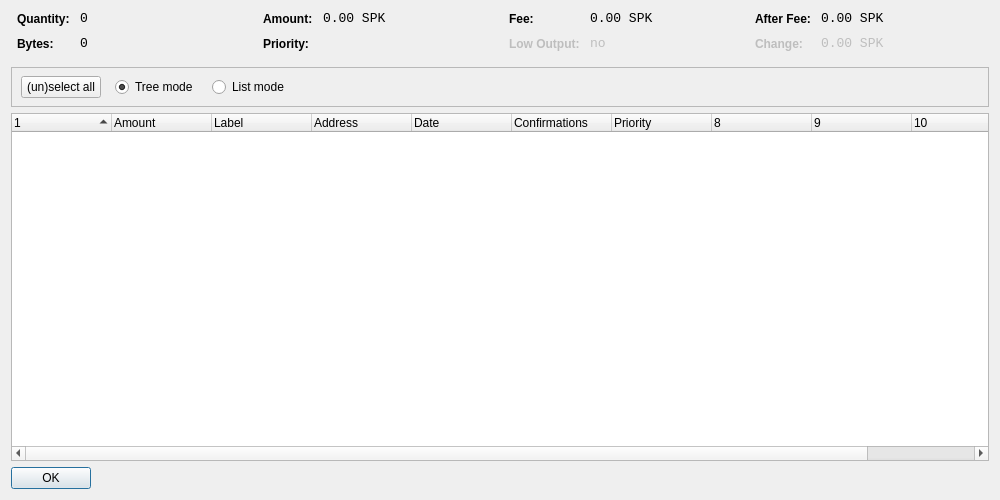
<?xml version="1.0" encoding="UTF-8"?>
<ui version="4.0">
 <class>CoinControlDialog</class>
 <widget class="QDialog" name="CoinControlDialog">
  <property name="geometry">
   <rect>
    <x>0</x>
    <y>0</y>
    <width>1000</width>
    <height>500</height>
   </rect>
  </property>
  <property name="windowTitle">
   <string>Coin Control</string>
  </property>
  <layout class="QVBoxLayout" name="verticalLayout">
   <item>
    <layout class="QHBoxLayout" name="horizontalLayoutTop" stretch="0,0,0,0">
     <property name="topMargin">
      <number>0</number>
     </property>
     <property name="bottomMargin">
      <number>10</number>
     </property>
     <item>
      <layout class="QFormLayout" name="formLayoutCoinControl1">
       <property name="horizontalSpacing">
        <number>10</number>
       </property>
       <property name="verticalSpacing">
        <number>10</number>
       </property>
       <property name="leftMargin">
        <number>6</number>
       </property>
       <property name="rightMargin">
        <number>6</number>
       </property>
       <item row="0" column="0">
        <widget class="QLabel" name="labelCoinControlQuantityText">
         <property name="styleSheet">
          <string notr="true">font-weight:bold;</string>
         </property>
         <property name="text">
          <string>Quantity:</string>
         </property>
        </widget>
       </item>
       <item row="0" column="1">
        <widget class="QLabel" name="labelCoinControlQuantity">
         <property name="font">
          <font>
           <family>Monospace</family>
           <pointsize>10</pointsize>
          </font>
         </property>
         <property name="cursor">
          <cursorShape>IBeamCursor</cursorShape>
         </property>
         <property name="contextMenuPolicy">
          <enum>Qt::ActionsContextMenu</enum>
         </property>
         <property name="text">
          <string notr="true">0</string>
         </property>
         <property name="textInteractionFlags">
          <set>Qt::LinksAccessibleByMouse|Qt::TextSelectableByKeyboard|Qt::TextSelectableByMouse</set>
         </property>
        </widget>
       </item>
       <item row="1" column="0">
        <widget class="QLabel" name="labelCoinControlBytesText">
         <property name="styleSheet">
          <string notr="true">font-weight:bold;</string>
         </property>
         <property name="text">
          <string>Bytes:</string>
         </property>
        </widget>
       </item>
       <item row="1" column="1">
        <widget class="QLabel" name="labelCoinControlBytes">
         <property name="font">
          <font>
           <family>Monospace</family>
           <pointsize>10</pointsize>
          </font>
         </property>
         <property name="cursor">
          <cursorShape>IBeamCursor</cursorShape>
         </property>
         <property name="contextMenuPolicy">
          <enum>Qt::ActionsContextMenu</enum>
         </property>
         <property name="text">
          <string notr="true">0</string>
         </property>
         <property name="textInteractionFlags">
          <set>Qt::LinksAccessibleByMouse|Qt::TextSelectableByKeyboard|Qt::TextSelectableByMouse</set>
         </property>
        </widget>
       </item>
      </layout>
     </item>
     <item>
      <layout class="QFormLayout" name="formLayoutCoinControl2">
       <property name="horizontalSpacing">
        <number>10</number>
       </property>
       <property name="verticalSpacing">
        <number>10</number>
       </property>
       <property name="leftMargin">
        <number>6</number>
       </property>
       <property name="rightMargin">
        <number>6</number>
       </property>
       <item row="0" column="0">
        <widget class="QLabel" name="labelCoinControlAmountText">
         <property name="styleSheet">
          <string notr="true">font-weight:bold;</string>
         </property>
         <property name="text">
          <string>Amount:</string>
         </property>
        </widget>
       </item>
       <item row="0" column="1">
        <widget class="QLabel" name="labelCoinControlAmount">
         <property name="font">
          <font>
           <family>Monospace</family>
           <pointsize>10</pointsize>
          </font>
         </property>
         <property name="cursor">
          <cursorShape>IBeamCursor</cursorShape>
         </property>
         <property name="contextMenuPolicy">
          <enum>Qt::ActionsContextMenu</enum>
         </property>
         <property name="text">
          <string notr="true">0.00 SPK</string>
         </property>
         <property name="textInteractionFlags">
          <set>Qt::LinksAccessibleByMouse|Qt::TextSelectableByKeyboard|Qt::TextSelectableByMouse</set>
         </property>
        </widget>
       </item>
       <item row="1" column="0">
        <widget class="QLabel" name="labelCoinControlPriorityText">
         <property name="styleSheet">
          <string notr="true">font-weight:bold;</string>
         </property>
         <property name="text">
          <string>Priority:</string>
         </property>
        </widget>
       </item>
       <item row="1" column="1">
        <widget class="QLabel" name="labelCoinControlPriority">
         <property name="font">
          <font>
           <family>Monospace</family>
           <pointsize>10</pointsize>
          </font>
         </property>
         <property name="cursor">
          <cursorShape>IBeamCursor</cursorShape>
         </property>
         <property name="contextMenuPolicy">
          <enum>Qt::ActionsContextMenu</enum>
         </property>
         <property name="text">
          <string/>
         </property>
         <property name="textInteractionFlags">
          <set>Qt::LinksAccessibleByMouse|Qt::TextSelectableByKeyboard|Qt::TextSelectableByMouse</set>
         </property>
        </widget>
       </item>
      </layout>
     </item>
     <item>
      <layout class="QFormLayout" name="formLayoutCoinControl3">
       <property name="horizontalSpacing">
        <number>10</number>
       </property>
       <property name="verticalSpacing">
        <number>10</number>
       </property>
       <property name="leftMargin">
        <number>6</number>
       </property>
       <property name="rightMargin">
        <number>6</number>
       </property>
       <item row="0" column="0">
        <widget class="QLabel" name="labelCoinControlFeeText">
         <property name="styleSheet">
          <string notr="true">font-weight:bold;</string>
         </property>
         <property name="text">
          <string>Fee:</string>
         </property>
        </widget>
       </item>
       <item row="0" column="1">
        <widget class="QLabel" name="labelCoinControlFee">
         <property name="font">
          <font>
           <family>Monospace</family>
           <pointsize>10</pointsize>
          </font>
         </property>
         <property name="cursor">
          <cursorShape>IBeamCursor</cursorShape>
         </property>
         <property name="contextMenuPolicy">
          <enum>Qt::ActionsContextMenu</enum>
         </property>
         <property name="text">
          <string notr="true">0.00 SPK</string>
         </property>
         <property name="textInteractionFlags">
          <set>Qt::LinksAccessibleByMouse|Qt::TextSelectableByKeyboard|Qt::TextSelectableByMouse</set>
         </property>
        </widget>
       </item>
       <item row="1" column="0">
        <widget class="QLabel" name="labelCoinControlLowOutputText">
         <property name="enabled">
          <bool>false</bool>
         </property>
         <property name="styleSheet">
          <string notr="true">font-weight:bold;</string>
         </property>
         <property name="text">
          <string>Low Output:</string>
         </property>
        </widget>
       </item>
       <item row="1" column="1">
        <widget class="QLabel" name="labelCoinControlLowOutput">
         <property name="enabled">
          <bool>false</bool>
         </property>
         <property name="font">
          <font>
           <family>Monospace</family>
           <pointsize>10</pointsize>
          </font>
         </property>
         <property name="cursor">
          <cursorShape>IBeamCursor</cursorShape>
         </property>
         <property name="contextMenuPolicy">
          <enum>Qt::ActionsContextMenu</enum>
         </property>
         <property name="text">
          <string notr="true">no</string>
         </property>
         <property name="textInteractionFlags">
          <set>Qt::LinksAccessibleByMouse|Qt::TextSelectableByKeyboard|Qt::TextSelectableByMouse</set>
         </property>
        </widget>
       </item>
      </layout>
     </item>
     <item>
      <layout class="QFormLayout" name="formLayoutCoinControl4">
       <property name="horizontalSpacing">
        <number>10</number>
       </property>
       <property name="verticalSpacing">
        <number>10</number>
       </property>
       <property name="leftMargin">
        <number>6</number>
       </property>
       <property name="rightMargin">
        <number>6</number>
       </property>
       <item row="0" column="0">
        <widget class="QLabel" name="labelCoinControlAfterFeeText">
         <property name="styleSheet">
          <string notr="true">font-weight:bold;</string>
         </property>
         <property name="text">
          <string>After Fee:</string>
         </property>
        </widget>
       </item>
       <item row="0" column="1">
        <widget class="QLabel" name="labelCoinControlAfterFee">
         <property name="font">
          <font>
           <family>Monospace</family>
           <pointsize>10</pointsize>
          </font>
         </property>
         <property name="cursor">
          <cursorShape>IBeamCursor</cursorShape>
         </property>
         <property name="contextMenuPolicy">
          <enum>Qt::ActionsContextMenu</enum>
         </property>
         <property name="text">
          <string notr="true">0.00 SPK</string>
         </property>
         <property name="textInteractionFlags">
          <set>Qt::LinksAccessibleByMouse|Qt::TextSelectableByKeyboard|Qt::TextSelectableByMouse</set>
         </property>
        </widget>
       </item>
       <item row="1" column="0">
        <widget class="QLabel" name="labelCoinControlChangeText">
         <property name="enabled">
          <bool>false</bool>
         </property>
         <property name="styleSheet">
          <string notr="true">font-weight:bold;</string>
         </property>
         <property name="text">
          <string>Change:</string>
         </property>
        </widget>
       </item>
       <item row="1" column="1">
        <widget class="QLabel" name="labelCoinControlChange">
         <property name="enabled">
          <bool>false</bool>
         </property>
         <property name="font">
          <font>
           <family>Monospace</family>
           <pointsize>10</pointsize>
          </font>
         </property>
         <property name="cursor">
          <cursorShape>IBeamCursor</cursorShape>
         </property>
         <property name="contextMenuPolicy">
          <enum>Qt::ActionsContextMenu</enum>
         </property>
         <property name="text">
          <string notr="true">0.00 SPK</string>
         </property>
         <property name="textInteractionFlags">
          <set>Qt::LinksAccessibleByMouse|Qt::TextSelectableByKeyboard|Qt::TextSelectableByMouse</set>
         </property>
        </widget>
       </item>
      </layout>
     </item>
    </layout>
   </item>
   <item>
    <widget class="QFrame" name="frame">
     <property name="minimumSize">
      <size>
       <width>0</width>
       <height>40</height>
      </size>
     </property>
     <property name="frameShape">
      <enum>QFrame::StyledPanel</enum>
     </property>
     <property name="frameShadow">
      <enum>QFrame::Sunken</enum>
     </property>
     <widget class="QWidget" name="horizontalLayoutWidget">
      <property name="geometry">
       <rect>
        <x>10</x>
        <y>0</y>
        <width>781</width>
        <height>41</height>
       </rect>
      </property>
      <layout class="QHBoxLayout" name="horizontalLayoutPanel" stretch="0,0,0,0,0">
       <property name="spacing">
        <number>14</number>
       </property>
       <item>
        <widget class="QPushButton" name="pushButtonSelectAll">
         <property name="sizePolicy">
          <sizepolicy hsizetype="Maximum" vsizetype="Fixed">
           <horstretch>0</horstretch>
           <verstretch>0</verstretch>
          </sizepolicy>
         </property>
         <property name="text">
          <string>(un)select all</string>
         </property>
        </widget>
       </item>
       <item>
        <widget class="QRadioButton" name="radioTreeMode">
         <property name="sizePolicy">
          <sizepolicy hsizetype="Maximum" vsizetype="Fixed">
           <horstretch>0</horstretch>
           <verstretch>0</verstretch>
          </sizepolicy>
         </property>
         <property name="text">
          <string>Tree mode</string>
         </property>
         <property name="checked">
          <bool>true</bool>
         </property>
        </widget>
       </item>
       <item>
        <widget class="QRadioButton" name="radioListMode">
         <property name="sizePolicy">
          <sizepolicy hsizetype="Maximum" vsizetype="Fixed">
           <horstretch>0</horstretch>
           <verstretch>0</verstretch>
          </sizepolicy>
         </property>
         <property name="text">
          <string>List mode</string>
         </property>
        </widget>
       </item>
       <item>
        <spacer name="horizontalSpacer">
         <property name="orientation">
          <enum>Qt::Horizontal</enum>
         </property>
         <property name="sizeHint" stdset="0">
          <size>
           <width>40</width>
           <height>20</height>
          </size>
         </property>
        </spacer>
       </item>
      </layout>
     </widget>
    </widget>
   </item>
   <item>
    <widget class="CoinControlTreeWidget" name="treeWidget">
     <property name="contextMenuPolicy">
      <enum>Qt::CustomContextMenu</enum>
     </property>
     <property name="sortingEnabled">
      <bool>false</bool>
     </property>
     <property name="columnCount">
      <number>11</number>
     </property>
     <attribute name="headerShowSortIndicator" stdset="0">
      <bool>true</bool>
     </attribute>
     <attribute name="headerStretchLastSection">
      <bool>false</bool>
     </attribute>
     <column>
      <property name="text">
       <string/>
      </property>
     </column>
     <column>
      <property name="text">
       <string>Amount</string>
      </property>
     </column>
     <column>
      <property name="text">
       <string>Label</string>
      </property>
     </column>
     <column>
      <property name="text">
       <string>Address</string>
      </property>
     </column>
     <column>
      <property name="text">
       <string>Date</string>
      </property>
     </column>
     <column>
      <property name="text">
       <string>Confirmations</string>
      </property>
      <property name="toolTip">
       <string>Confirmed</string>
      </property>
     </column>
     <column>
      <property name="text">
       <string>Priority</string>
      </property>
     </column>
     <column>
      <property name="text">
       <string/>
      </property>
     </column>
     <column>
      <property name="text">
       <string/>
      </property>
     </column>
     <column>
      <property name="text">
       <string/>
      </property>
     </column>
     <column>
      <property name="text">
       <string/>
      </property>
     </column>
    </widget>
   </item>
   <item>
    <widget class="QDialogButtonBox" name="buttonBox">
     <property name="sizePolicy">
      <sizepolicy hsizetype="Maximum" vsizetype="Fixed">
       <horstretch>0</horstretch>
       <verstretch>0</verstretch>
      </sizepolicy>
     </property>
     <property name="orientation">
      <enum>Qt::Horizontal</enum>
     </property>
     <property name="standardButtons">
      <set>QDialogButtonBox::Ok</set>
     </property>
    </widget>
   </item>
  </layout>
 </widget>
 <customwidgets>
  <customwidget>
   <class>CoinControlTreeWidget</class>
   <extends>QTreeWidget</extends>
   <header>coincontroltreewidget.h</header>
  </customwidget>
 </customwidgets>
 <resources/>
 <connections/>
</ui>
